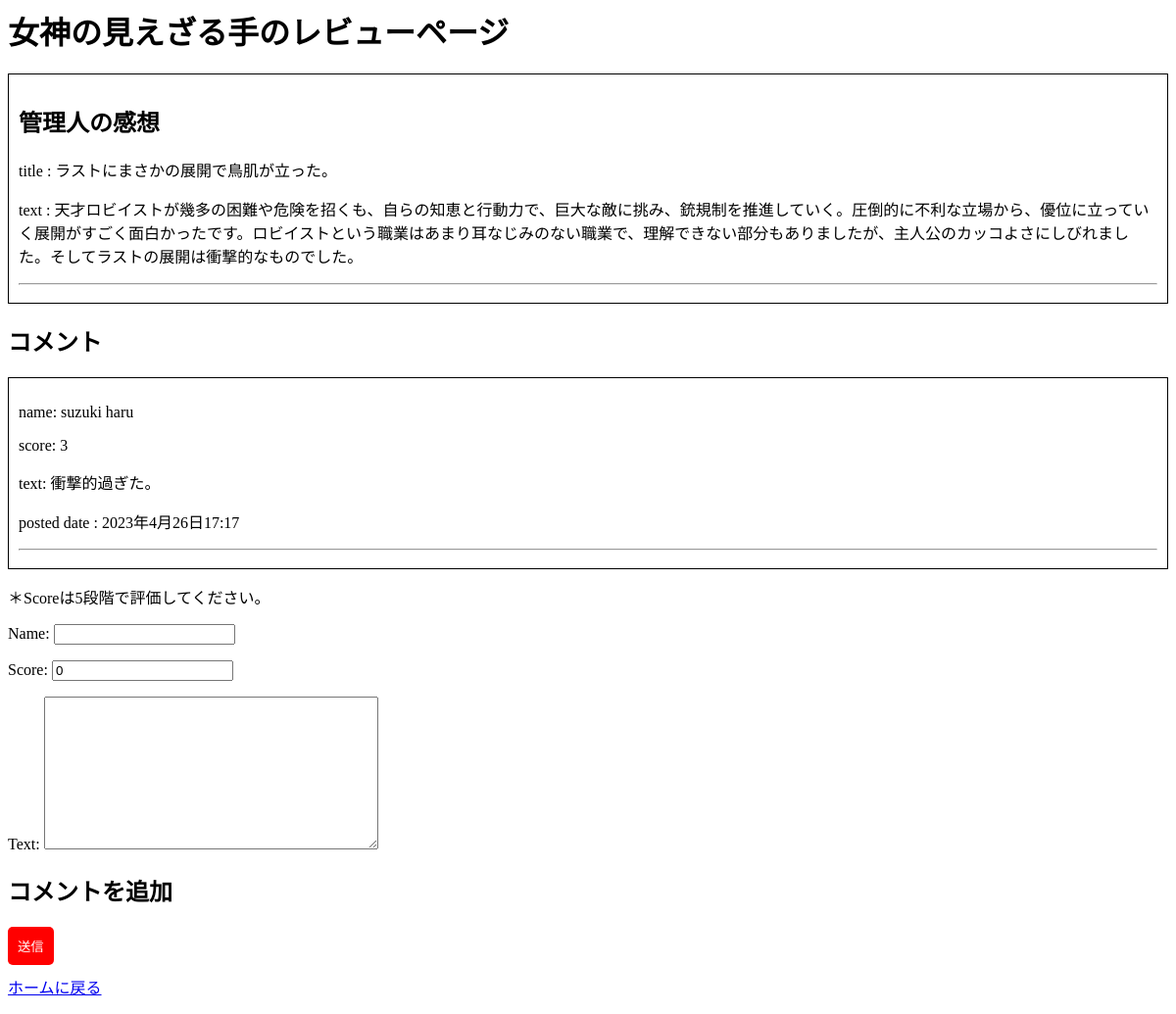
Page /page2/ on the committed database.
### movie/models.py (models this page shows)
class Post(models.Model):
    title=models.CharField(max_length=255)
    text=models.TextField()

class Comment(models.Model):
    post = models.ForeignKey(Post, related_name="comments", on_delete=models.CASCADE, null=True)
    name = models.CharField(max_length=255)
    score = models.PositiveIntegerField(validators=[MinValueValidator(0),MaxValueValidator(5)], default=0)
    text = models.TextField()
    posted_dated = models.DateTimeField(auto_now_add=True)

### movie/views.py (the view)
# urls.py: path('page2/', view2, name='view2'),
def view2(request):
    post = Post.objects.get(title="ラストにまさかの展開で鳥肌が立った。")
    if request.method == 'POST':
        form = CommentForm(request.POST)
        if form.is_valid():
            comment = form.save(commit=False)
            comment.post = post
            comment.save()
            return redirect('view2')
    else:
        form = CommentForm()
    context = {
        'message1': '女神の見えざる手のレビューページ',
        'post': post,
        'form': form
    }
    return render(request, 'pages.html', context)

### movie/forms.py
class CommentForm(forms.ModelForm):
    class Meta:
        model = Comment
        fields =["name","score","text"]

### movie/templates/pages.html (shortened to what this page needs)
{% load static %}
<head>
    <link rel="stylesheet" type="text/css" href="{% static 'stylesheet2.css' %}">
</head>
{% if message1 %}
    <h1>{{ message1 }}</h1>
    <div class="block">
        <h2>管理人の感想</h2>
        <p>title : {{ post.title }}</p>
        <p>text : {{ post.text }}</p>
        <hr>
    </div>
    <h2>コメント</h2>
    {% for comment in post.comments.all %}
    <div class="block">
        <p>name: {{comment.name}}</p>
        <p>score: {{comment.score}}</p>
        <p>text: {{comment.text}}</p>
        <p>posted date : {{comment.posted_dated}}</p>
        <hr>
    </div>
    {% empty %}
    <div>
        <P>no comment</P>
    </div>
    {% endfor %}
    <p>＊Scoreは5段階で評価してください。</p>
    <form action="." method="post">
        {{form.as_p}}
        <div class="field">
            <h2>コメントを追加</h2>
            <div class="control">
                <button class="button is-danger">送信</button>
            </div>
        </div>
        <a href="{% url 'frontpage' %}",class="back">ホームに戻る</a>
    </form>
{% endif %}

### movie/static/stylesheet2.css (style rules this page uses)
.block { border: 1px solid black; padding: 10px; margin-bottom: 10px; }
.field { margin-bottom: 10px; }
.button { background-color: red; color: white; border: none; padding: 10px; border-radius: 5px; }

### rows in the picture
Post: title "ラストにまさかの展開で鳥肌が立った。", text "天才ロビイストが幾多の困難や危険を招くも、自らの知恵と行動力で、巨大な敵に挑み、銃規制を推進していく。圧倒的に不利な立場から、優位に立っていく展開がすごく面白かったです。ロビイストという職業はあまり耳なじみのない職業で、理解できない部分もありましたが、主人公のカッコよさにしびれました。そしてラストの展開は衝撃的なものでした。"
Comment: name "suzuki haru", score "3", text "衝撃的過ぎた。", posted_dated "2023年4月26日17:17"

### other values in the picture
{{ message1 }} "女神の見えざる手のレビューページ"
